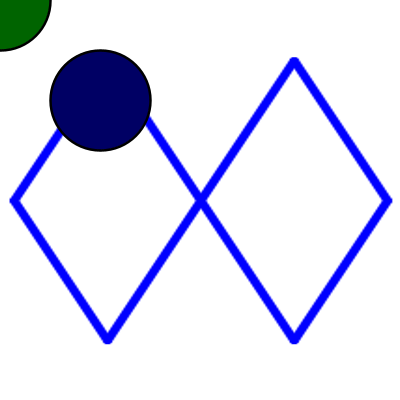
Frame 1 (no input)
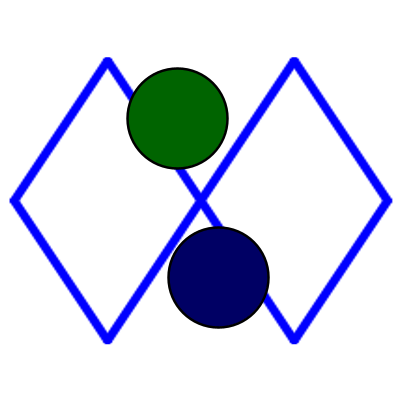
Frame 60 (the mouse pressed at the canvas centre just before this capture)
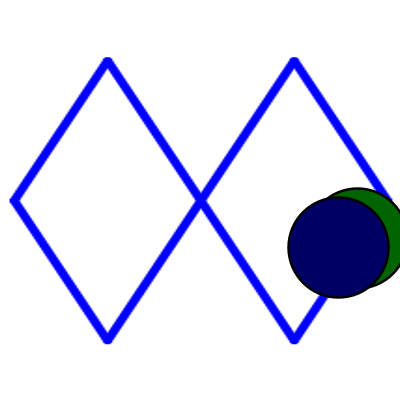
Frame 120 (the mouse held since frame 60 and released just before this capture)

The Processing sketch that drew these frames (run headless with seeded random() and noise(); from frame 60 on, the mouse is pressed at the canvas centre):

// Processing sketch: processing_102951
// ── processing_102951.pde

float t1x, t1y, t2x, t2y;
float d1x, d1y, d2x, d2y;
float dim1, dim2;//radii
PGraphics bg;

void setup()
{
  size(400, 400);
  t1x = t1y = 0.0;
  t2x = 100;
  t2y = 100;
  d1x = 3;
  d1y = 2;
  d2x = 2;
  d2y = 3;
  dim1 = dim2 = 50.0;
  
  //bg image
  bg = createGraphics(300, 400);
  bg.beginDraw();
  bg.fill(255, 255, 255);
  bg.rect(0, 0, width, height);
  bg.stroke(0, 0, 255);
  bg.strokeWeight(5);
  bg.line(50, 200, 100, 100);
  bg.line(100, 100, 200, 300);
  bg.line(200, 300, 250, 200);
  bg.line(250, 200, 200, 100);
  bg.line(200, 100, 100, 300);
  bg.line(100, 300, 50, 200);
  bg.endDraw();
}

void draw()
{
  //bg
  image(bg, -width*.2, -height*.2, 1.4*width, 1.4*height);
  //objects
  drawObj1(t1x, t1y, dim1);
  drawObj2(t2x, t2y, dim2);
  moveObj1();
  moveObj2();
}

void drawObj1(float x, float y, float dim)
{
  fill(0, 100, 0);
  stroke(0, 0, 0);
  strokeWeight(dim * .05);
  ellipse(x, y, dim*2, dim*2);
}

void drawObj2(float x, float y, float dim)
{
  fill(0, 0, 100);
  stroke(0, 0, 0);
  strokeWeight(dim * .05);
  ellipse(x, y, dim*2, dim*2);
}

void moveObj1()
{
  t1x += d1x;
  t1y += d1y;
  //wrap around
  if( t1x + dim1 < 0 ) t1x += width + 2*dim1;
  if( t1y + dim1 < 0 ) t1y += height + 2*dim1;
  if( t1x - dim1 > width ) t1x -= width + 2*dim1;
  if( t1y - dim1 > height ) t1y -= height + 2*dim1;
}

void moveObj2()
{
  t2x += d2x;
  t2y += d2y;
  //reflect
  if( (t2x + dim2 >= width) || (t2x - dim2 <= 0) ) d2x *= -1;
  if( (t2y + dim2 >= height) || (t2y - dim2 <= 0) ) d2y *= -1;
}
